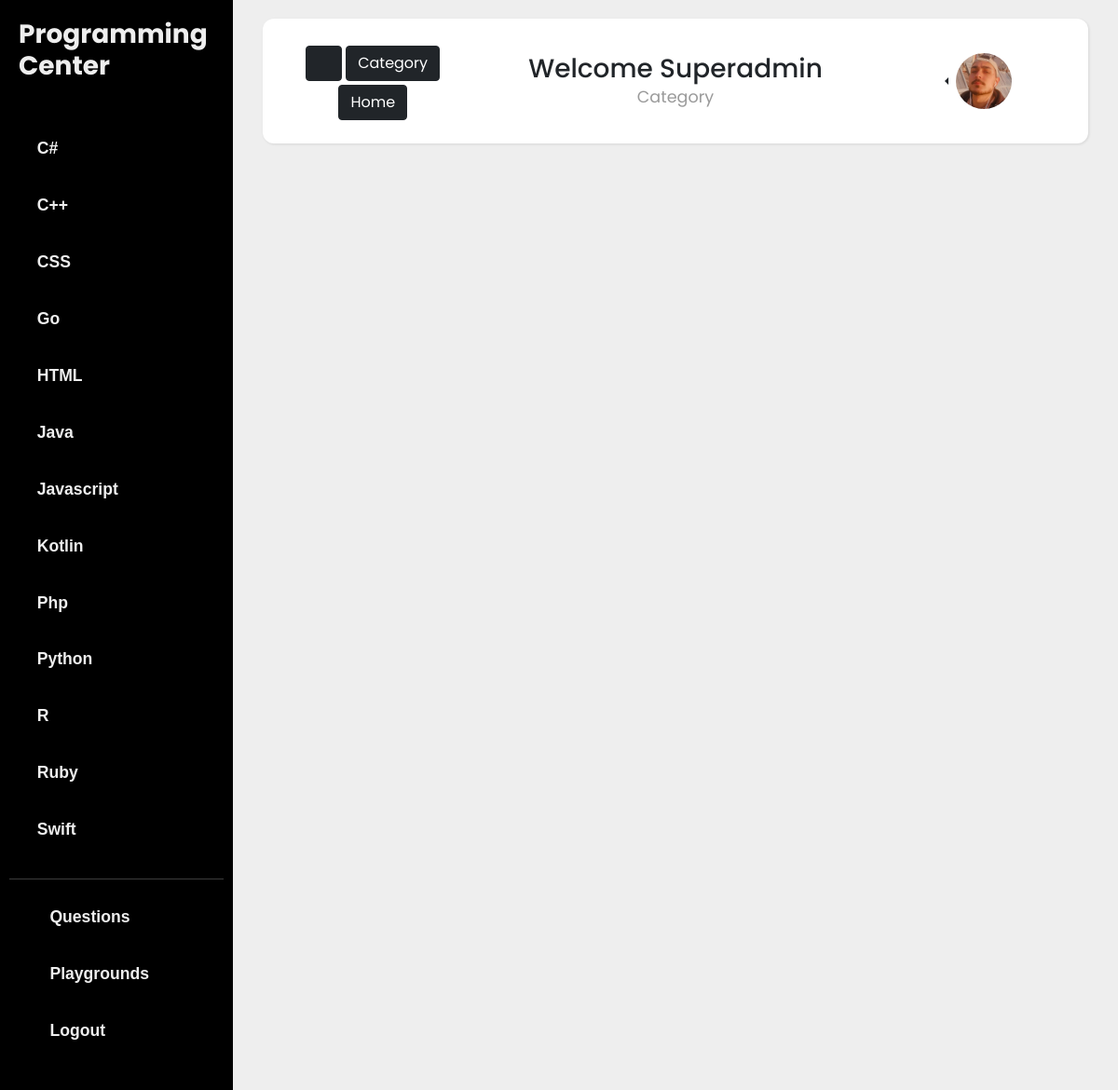
Screenshot of /category/ (signed in) with the database file from the repository.
### programmingLanguage/models.py (models this page shows, shortened)
class Language(models.Model):
    name = models.CharField(max_length=100, unique=True)
    slug = models.SlugField(max_length=10, unique=True)
    category = TreeManyToManyField(Category, related_name='lang_category')
    detail = RichTextField(blank=True, null=True)
    class Meta:
        ordering = ['name']

### account/models.py (models this page shows, shortened)
class UserBase(AbstractBaseUser, PermissionsMixin):
    email = models.EmailField('email address', unique=True)
    username = models.CharField(max_length=150, unique=True)
    first_name = models.CharField(max_length=150, blank=True)
    last_name = models.CharField(max_length=150, blank=True)
    slug = models.SlugField(max_length=150, unique=True)
    is_active = models.BooleanField(default=False)
    is_staff = models.BooleanField(default=False)
    created = models.DateTimeField(auto_now_add=True)
    updated = models.DateTimeField(auto_now=True)
    objects = CustomAccountManager()
    USERNAME_FIELD = 'email'
    REQUIRED_FIELDS = ['username']
    class Meta:
        verbose_name = 'Account'
        verbose_name_plural = 'Accounts'

class Profile(models.Model):
    user = models.OneToOneField(UserBase, on_delete=models.CASCADE)
    interests = models.ManyToManyField(Language, related_name='user_interests', blank=True)
    slug = models.SlugField(max_length=150, unique=True)
    about = models.TextField(blank=True)
    image = models.ImageField(default='avatar.png', upload_to=user_directory_path)
    stars = models.ManyToManyField(UserBase, related_name='star', default=None, blank=True)
    star_count = models.BigIntegerField(default='0')

### programmingLanguage/views.py (the view)
# urls.py: path('category/', views.CategoryListView.as_view(), name='category'),
class CategoryListView(ListView):
    model = Category
    template_name = 'pl/category.html'
    context_object_name = 'categories'

### programmingLanguage/views.py (called while the page is built)
def language_list(request):
    language_list = Language.objects.all()
    context = {
        'language_list': language_list
    }
    return context

### templates/pl/category.html (shortened to what this page needs)
{% extends '../basee.html' %}
{% load static %}
{% load mptt_tags %}
{% block content %}
<div class="container-fluid">
    <div class="row">
        <nav class="navbar">
            <div class=" col-lg-3 col-12" style="text-align: center; margin: 10px 0;">
                <button type="button" id="sidebarCollapse" class="btn btn-dark mt-1">
                    <i class="fas fa-align-left"></i>
                </button>
                <a href="{% url 'pl:category' %}" class="btn btn-dark mt-1">Category</a>
                <a href="{% url 'pl:home' %}" class="btn btn-dark mt-1">Home</a>
            </div>
            <div class=" col-lg-6 col-12" style="text-align: center; margin: 10px 0;">
                {% if request.user.is_authenticated %}
                <h3 class="mb-0">Welcome {{request.user.username|title}}</h3>
                {% endif %}
                <a href="{% url 'pl:category' %}" class="navigation ">Category</a>
            </div>
            <div class="col-lg-3 col-12" style="text-align: center; margin: 10px 0;">
                {% if request.user.is_authenticated %}
                <div class="btn-group  dropstart">
                    <a type="button" class="dropdown-toggle" data-bs-toggle="dropdown" data-toggle="dropdown"
                        aria-haspopup="true" aria-expanded="false">
                        <img src="{{ request.user.profile.image.url }}" alt="" class="rounded-circle" width="60"
                            height="60">
                    </a>
                </div>
                {% else %}
                <div class="row justify-content-center">
                    <a href="{% url 'account:register' %}" class="btn btn-dark col-5"
                        style="margin-right: 5px;">Register</a>
                    <a href="{% url 'account:login' %}" class="btn btn-dark col-5">Log in</a>
                </div>
                {% endif %}
            </div>
        </nav>
    </div>
</div>
{% endblock %}

### templates/basee.html (shortened to what this page needs)
{% load static %}
<!doctype html>
<html lang="en">
<head>
    <link href="https://cdn.jsdelivr.net/npm/bootstrap@5.0.0-beta2/dist/css/bootstrap.min.css" rel="stylesheet"
>
    <link href="{% static 'fontawesome_free/css/all.min.css' %}" rel="stylesheet" type="text/css">
    <link rel="stylesheet" href="https://cdn.jsdelivr.net/gh/devicons/devicon@v2.10.1/devicon.min.css">
    <link href="{% static 'css/sidebar.css' %}" rel="stylesheet">
    <link href="{% static 'css/card.css' %}" rel="stylesheet">
    <link href="{% static 'css/card1.css' %}" rel="stylesheet">
</head>
<body>
    <div class="wrapper">
        <nav id="sidebar">
            <div class="sidebar-header">
                <a href="{% url 'pl:home' %}">
                <h3 class="fw-bold">Programming Center</h3>
                </a>
            </div>
            <ul class="components">
                {% for lang in language_list %}
                <li>
                    <a href="{% url 'pl:languages_detail' lang.slug %}">
                        <p class="fw-bold">{{lang.name}}</p>
                    </a>
                </li>
                {% endfor %}
                <hr>
                <li>
                    <a href="{% url 'question:question_list' %}">
                        <i class="fas fa-question y-icon"></i>
                        <p class="fw-bold">Questions</p>
                    </a>
                </li>
                <li>
                    <a href="{% url 'editor:home' %}">
                        <i class="fas fa-file-code game-icon"></i>
                        <p class="fw-bold">Playgrounds</p>
                    </a>
                </li>
                {% if request.user.is_authenticated %}
                <li>
                    <a href="{% url 'account:logout' %}">
                        <i class="fas fa-power-off web-icon"></i>
                        <p class="fw-bold">Logout</p>
                    </a>
                </li>
                {% endif %}
            </ul>
        </nav>
        <div id="content">
            <main class="container">
                {% block content %}
                {% endblock %}
            </main>
        </div>
    </div>
</body>
</html>

### static/css/sidebar.css (style rules this page uses)
:root { --mainColor: #fff; }
body { font-family: 'Poppins', sans-serif; background: #eee; }
p { font-family: sans-serif, 'Poppins'; font-size: 1em; font-weight: 300; line-height: 1.7em; }
a { color: inherit; text-decoration: none; transition: all 0.3s; }
.navbar { padding: 15px 10px; background: #fff; border: none; border-radius: 12px; margin-bottom: 40px; box-shadow: 1px 1px 3px rgba(0, 0, 0, 0.1); }
i, span { display: inline-block; }
.wrapper { display: flex; align-items: stretch; }
#sidebar { min-width: 250px; max-width: 250px; background: #000; color: #eee; transition: all 0.3s; }
#sidebar .sidebar-header { padding: 20px; background: #000; }
#sidebar ul.components { position: relative; padding: 20px 10px; }
#sidebar ul li a { padding: 10px 10px 5px; font-size: 1.1em; display: block; background: linear-gradient(to right, var(--mainColor) 0%, var(--mainColor) 100%); background-position: 0 0 ; background-repeat: repeat-x; background-size: 1px 0; transition: background-size .5s; }
#sidebar ul.components li a p { display: inline-block; margin-left: 15px; }
#content { width: 100%; padding: 20px; min-height: 100vh; transition: all 0.3s; }

### static/css/card.css (style rules this page uses)
a.navigation { color: #9A9A9A; font-size: 1.1rem; }
.web-icon { color: #d9534f; }
.game-icon { color: #5cb85c; }
.y-icon { color: #f0ad4e; }

### rows the page displays
Language: name "C#"
Language: name "C++"
Language: name "CSS"
Language: name "Go"
Language: name "HTML"
Language: name "Java"
Language: name "Javascript"
Language: name "Kotlin"
Language: name "Php"
Language: name "Python"
Language: name "R"
Language: name "Ruby"
Language: name "Swift"
UserBase: user.username "Superadmin", user.profile.image (picture)
